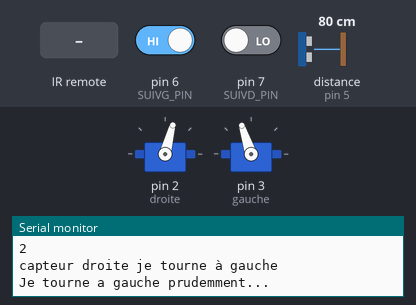
A sketch run on a simulated Arduino Uno, built with avr-gcc and run on an emulated ATmega328P. On the bench: 2 × servo, the last lines printed to the serial monitor. Inputs (shaded band) come from the test bench; at power-on: pin 6 (SUIVG_PIN) HIGH, pin 7 (SUIVD_PIN) LOW, distance to the obstacle (sensor on pin 5) 80 cm. The echo pulse lasts 58.3 µs per cm.

Above: at 1.2 s.
1.3 s: pin 6 (SUIVG_PIN) driven LOW
At 2.6 s:
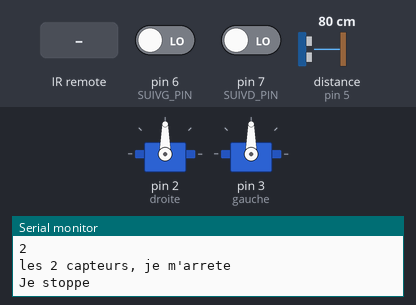
3.0 s: pin 7 (SUIVD_PIN) driven HIGH
At 4.1 s:
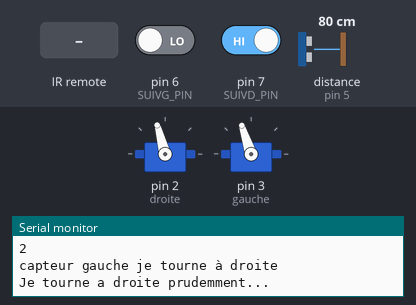
4.5 s: infrared code 0xFF18E7 received
At 5.4 s:
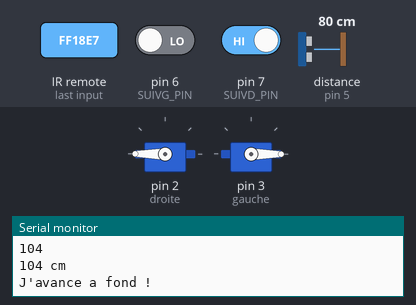
6.3 s: distance to the obstacle (sensor on pin 5) set to 26 cm
9.3 s: distance to the obstacle (sensor on pin 5) set to 21 cm
At 9.9 s:
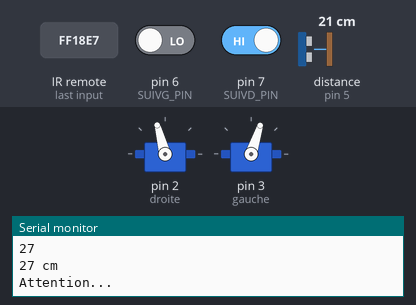
11.1 s: distance to the obstacle (sensor on pin 5) set to 14 cm
12.6 s: distance to the obstacle (sensor on pin 5) set to 10 cm
At 14.5 s:
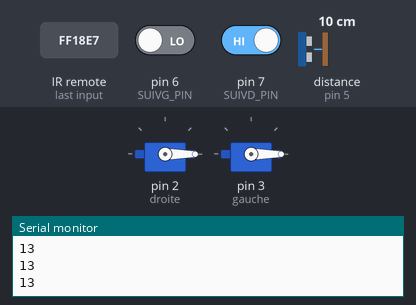
Timing chart, 0 to 16.3 s (numbered marks = the images above; inputs shaded):
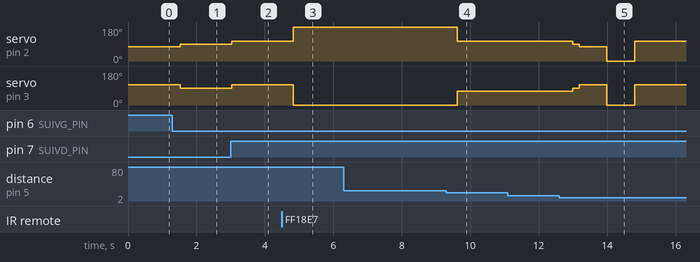

Measured:
- the behaviour switches between 24 and 23 cm on distance to the obstacle (sensor on pin 5) (found by bisection; images 3 and 4)
- the behaviour switches between 13 and 12 cm on distance to the obstacle (sensor on pin 5) (found by bisection; images 4 and 5)
- after the input at 1.3 s, servo on pin 2 (droite): 75° → 90° after 0.23 s; servo on pin 3 (gauche): 108° → 90° after 0.23 s
- after the input at 3.0 s, servo on pin 2 (droite): 90° → 105° at once; servo on pin 3 (gauche): 90° → 108° at once
- after the input at 4.5 s, servo on pin 2 (droite): 105° → 180° after 0.33 s; servo on pin 3 (gauche): 108° → 0° after 0.33 s
- after the input at 9.3 s, servo on pin 2 (droite): 180° → 105° after 0.33 s; servo on pin 3 (gauche): 0° → 72° after 0.33 s
- after the input at 12.6 s, servo on pin 2 (droite): 105° → 90° after 0.39 s, → 75° 0.20 s later, → 0° 0.80 s later, → 105° 0.81 s later; servo on pin 3 (gauche): 72° → 90° after 0.39 s, → 108° 0.20 s later, → 0° 0.80 s later, → 108° 0.81 s later

The sketch:

suiveur.ino
```cpp
#include <IRremote.h>
#include <Servo.h>

Servo droite;
Servo gauche;

const int PROCHE = 30;
const int DANGER = 15;
const int AFOND = 200;
const int PRUDENT = 50;
const int NBMESURE = 5;
const int VSON = 58.0;
// Correction à effectuer sur les mesures ultrason à cause d'une imcompatibilité entre le recepteur télécommande et le capteur ultrason ?
const float CORRECTION_ULTRASON_IREMOTE = 1.3;

// constantes de calibrage d'une diminution de vitesse des servo
const int DIMINUDROITE = 15;
const int DIMINUGAUCHE = 18;

// pins numériques utilisés pour le capteur ultrasons.
const int TrigPin = 4;
const int EchoPin = 5;

// pins numériques des capteurs suiveur de ligne
const int SUIVG_PIN = 6; //suiveur gauche
const int SUIVD_PIN = 7; //suiveur droite

// interrupteur via telecommande
const int PROG_ARRET = 0;
const int PROG_ULTRASON = 1;
const int PROG_SUIVEUR = 2;
// onoff reçoit le programme via telecommande.
// Ici on l'initialise directement sur le programme SUIVEUR sans avoir à appuyer sur la télécommande
int onoff = PROG_SUIVEUR;

// gestion de la telecommande
const int TLC_PIN = 11; // telecommande
const unsigned long T2 = 16718055; // FF18E7; // touche 2 = marche avant
const unsigned long T5 = 16726215; // FF38C7; // touche 5 = arret
const unsigned long T0 = 0;
const unsigned long T1 = 0;
IRrecv irrecv(TLC_PIN);
decode_results results;

void setup() {
  Serial.begin(9600);
  irrecv.enableIRIn(); // Initialise le recepteur TLC
  // initialisation capteur ultrason
  pinMode(TrigPin, OUTPUT);
  pinMode(EchoPin, INPUT);
  // initialisation capteurs suiveurs de ligne
  pinMode(SUIVG_PIN, INPUT);
  pinMode(SUIVD_PIN, INPUT);
  // intialisation des 2 servos
  droite.attach(2);
  gauche.attach(3);
}

void loop() {

  lire_telecommande();
  Serial.println(onoff);
  switch(onoff) {
    case PROG_ULTRASON:
      switch (mesure()){ //utilisation de la condition switch
        case 0: //l'obstacle est dans la zone DANGER
          Serial.println("*DANGER*");
          arret(); // on arrête le robot
          delay(200);
          recule(PRUDENT); // on le fait reculer un peu
          delay(800);
          recherche(); // on recherche la bonne voie
          break;
        case 1: //l'obstacle est dans la zone PROCHE
          Serial.println("Attention...");
          avance(PRUDENT); // on ralentit la vitesse
          break;
        default:
          avance(AFOND);
          break;
      }
      break;
    case PROG_SUIVEUR:
      if (!digitalRead(SUIVG_PIN) && digitalRead(SUIVD_PIN)) {
        Serial.println("capteur gauche je tourne à droite");
        tourneDroite(PRUDENT);
      }
      if (!digitalRead(SUIVD_PIN) && digitalRead(SUIVG_PIN)) {
        Serial.println("capteur droite je tourne à gauche");
        tourneGauche(PRUDENT);
      }
      if (digitalRead(SUIVG_PIN) && digitalRead(SUIVD_PIN)) {
        Serial.println("pas de capteur, j'avance");
        avance(AFOND);
      }
      if (!digitalRead(7) && !digitalRead(6)) {
        Serial.println("les 2 capteurs, je m'arrete");
        arret();
      }
      delay(500);
      break;
    default:
      arret();
      delay(500);
      break;
  }
}

//fonctions
void lire_telecommande() {
  if (irrecv.decode(&results)) {
    Serial.println(results.value, HEX);
    switch(results.value) {
      case T2:
        onoff = 1;
        break;
      case T5:
        onoff = 0;
        break;
    }
    irrecv.resume(); // Recoit la valeur suivante
  }
}

int mesure(){
  //fonction qui mesure une distance avec le capteur
  unsigned long mesure = 0; // variable de mesure
  unsigned long cumul = 0; //variable pour la moyenne
  for (int t = 0; t < NBMESURE; t++) { // boucle pour effectuer les mesures
    digitalWrite(TrigPin, LOW); //Low high and low level to send a short pulse to TrigPin
    delayMicroseconds(2);
    digitalWrite(TrigPin, HIGH);
    delayMicroseconds(10);
    digitalWrite(TrigPin, LOW);
    mesure = pulseIn(EchoPin, HIGH)*CORRECTION_ULTRASON_IREMOTE; // fonction pulseIn qui attend un état haut et renvoie le temps d'attente
    cumul+=mesure; //on cumule les mesures
    Serial.println(mesure/VSON);
    delay(50); //attente obligatoire entre deux mesures
  }
  mesure=cumul/NBMESURE; //on calcule la moyenne des mesures
  mesure=mesure/VSON;//on transforme en cm

  Serial.print(mesure);
  Serial.println(" cm");

  if (mesure<=DANGER){//on teste si l'obstacle est dans la zone DANGER
    return 0; //si oui, on retourne le code de danger
  }
  else if (mesure>DANGER && mesure<=PROCHE){//on teste s'il est dans la zone PROCHE
    return 1; //si oui, on retourne le code de proche
  }
  return 2; // on retourne le code de sans risque
}

void recherche(){
  //fonction pour rechercher un passage
  tourneGauche(AFOND); //on positionne le robot à gauche (facultatif)
  delay (300);
  int etat=0; //variable de test de possibilité d'avancer
  etat=mesure(); // on effectue la mesure
  while (etat!=2){ // tant que la distance n'est pas suffisante
    etat=mesure(); // on effectue la mesure
    tourneDroite(PRUDENT); //on fait tourner le robot
  }
  Serial.println("La voie est libre !");
  //retour au programme principal
}

void arret(){
  Serial.println("Je stoppe");
  //fonction d'arrêt des moteurs
  droite.write(90);
  gauche.write(90);
}

void avance(int v){
  Serial.print("J'avance");
  affiche(v);
  //fonctin de mise en route des deux moteurs dans le sens avant
  // on utilise la variable v pour le pilotage PWM
  switch(v) {
    case AFOND:
      droite.write(180);
      gauche.write(0);
      break;
    case PRUDENT:
      droite.write(90+DIMINUDROITE);
      gauche.write(90-DIMINUGAUCHE);
      break;
    default: //arret
      arret();
      break;
  }
}

void recule(int v){
  Serial.print("Je recule");
  affiche(v);
  //fonctin de mise en route des deux moteurs dans le sens arrière
  // on utilise la variable v pour le pilotage PWM
  // on utilise la variable v pour le pilotage PWM
  switch(v) {
    case AFOND:
      droite.write(0);
      gauche.write(180);
      break;
    case PRUDENT:
      droite.write(90-DIMINUDROITE);
      gauche.write(90+DIMINUGAUCHE);
      break;
    default: //arret
      arret();
  }
}

void tourneDroite(int v){
  Serial.print("Je tourne a droite");
  affiche(v);
  //fonction de rotation à droite : un moteur dans un sens, l'autre dans le sens opposé
  // on utilise la variable v pour le pilotage PWM
  switch(v) {
    case AFOND:
      droite.write(180);
      gauche.write(180);
      break;
    case PRUDENT:
      droite.write(90+DIMINUDROITE);
      gauche.write(90+DIMINUGAUCHE);
      break;
  }
}

void tourneGauche(int v){
  Serial.print("Je tourne a gauche");
  affiche(v);
  //fonction de rotation à gauche : un moteur dans un sens, l'autre dans le sens opposé
  // on utilise la variable v pour le pilotage PWM
  switch(v) {
    case AFOND:
      droite.write(0);
      gauche.write(0);
      break;
    case PRUDENT:
      droite.write(90-DIMINUDROITE);
      gauche.write(90+DIMINUGAUCHE);
      break;
  }
}

void affiche(int v){
  //fonction complémentaire d'affichage
  if (v==AFOND){
    Serial.println(" a fond !");
  }
  else{
    Serial.println(" prudemment...");
  }
}
```
